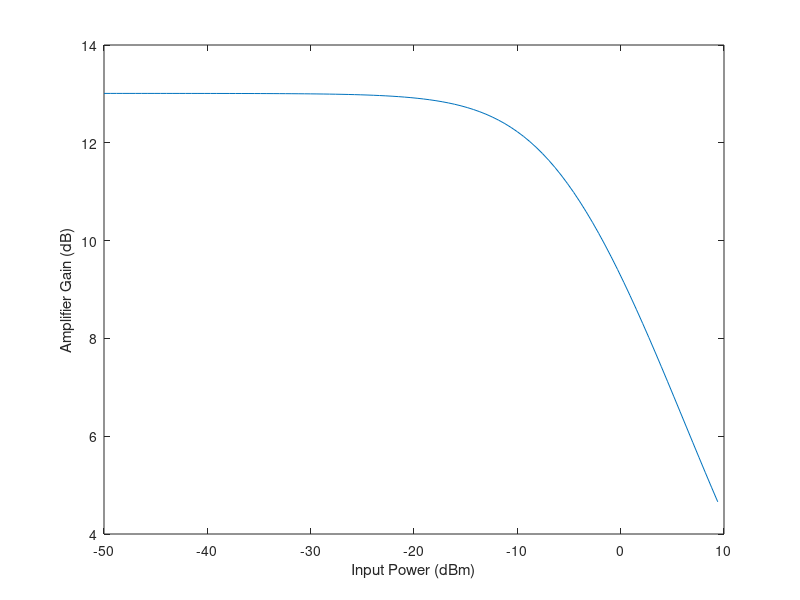

The MATLAB source for this figure: (Note: this script raises an error after producing the figure.)
%% Power distribution with Mch channels averaged over Ns symbols
clear, clc, close all

addpath ../mpam
addpath ../f % general functions
addpath f

dBm2W = @(x) 1e-3*10.^(x/10);
h = 6.62606957e-34; % Planck
q = 1.60217657e-19; % electron charge
c = 299792458;      % speed of light

%% SOA Parameters
carrier_lifetime = 2000e-12;
PsatdBm = 10;
G0 = 20; % unsaturated SOA gain

Psat = dBm2W(PsatdBm);

% Determine Gain x Input power curve
PfitdBm = linspace(-50, PsatdBm);
Pfit = dBm2W(PfitdBm);
Gfit = [G0 zeros(size(Pfit))];

for k = 2:length(Pfit)
    [Gfit(k), ~, exitflag] = fzero(@(G) Pfit(k) -  Psat/(abs(G)-1)*log(G0/abs(G)), Gfit(k-1));
       
    Gfit(k) = abs(Gfit(k));
    
    if exitflag ~= 1
        exitflag
    end
end

Gfit = Gfit(2:end);

figure, box on
plot(PfitdBm, 10*log10(Gfit))
xlabel('Input Power (dBm)')
ylabel('Amplifier Gain (dB)')

%% 
% M-PAM
% M, Rb, leve_spacing, pshape
mpam = PAM(4, 100e9, 'equally-spaced', @(n) double(n >= 0 & n < sim.Mct));
mpam.adjust_levels(1e-3*10^(-20/10), -5);

Ns = floor(carrier_lifetime*mpam.Rs); % number of symbols to be averaged
Mch = 4; % Number of WDM channels

% 0 <= ki <= Mch x Ns 
% k1 + k2 + k3 + k4 = Mch x Ns
K = randi([0 Mch*Ns], [2^20 4]);

Ksum = K(:,1)+K(:,2)+K(:,3)+K(:,4);

K(Ksum ~= Mch*Ns, :) = [];

% Remove duplicates
k1 = 1;
k2 = 1;
while k1 < length(K)
    while k2 <= length(K) 
        if all(K(k1, :) == K(k2, :))
            K(k2, :) = [];
        end
        k2 = k2 + 1;
    end
    k1 = k1 + 1;
end

Ptot = (K(:, 1)*mpam.a(1) + K(:, 2)*mpam.a(2) + K(:, 3)*mpam.a(3) + K(:, 4)*mpam.a(4))/Ns;

figure, histfit(Ptot, 20, 'normal')

Gsoa = interp1(Pfit, Gfit, Ptot, 'spline');

figure, histfit(Gsoa, 20, 'normal')

% hist(Gsoa, 20)
% K = unique(K);


%% probability
N = 4;
r = 3;
Ni = [0 0 4;
      0 1 3;
      0 2 2;
      0 3 1;
      0 4 0;
      1 0 3;
      1 1 2;
      1 2 1;
      1 3 0;
      2 0 2;
      2 1 1;
      2 2 0;
      3 0 1;
      3 1 0;
      4 0 0];
  
 p = 1/r;
 k0 = 1;
 k1 = 2;
 sum(Ni(:, 1) ==  k0 & Ni(:, 2) == k1)/size(Ni, 1)
 
 double(k0 <= N-k1)*(nchoosek(N, k0)*p^k0*(1-p)^(N-k0))*(nchoosek(N, k1)*p^k1*(1-p)^(N-k1))